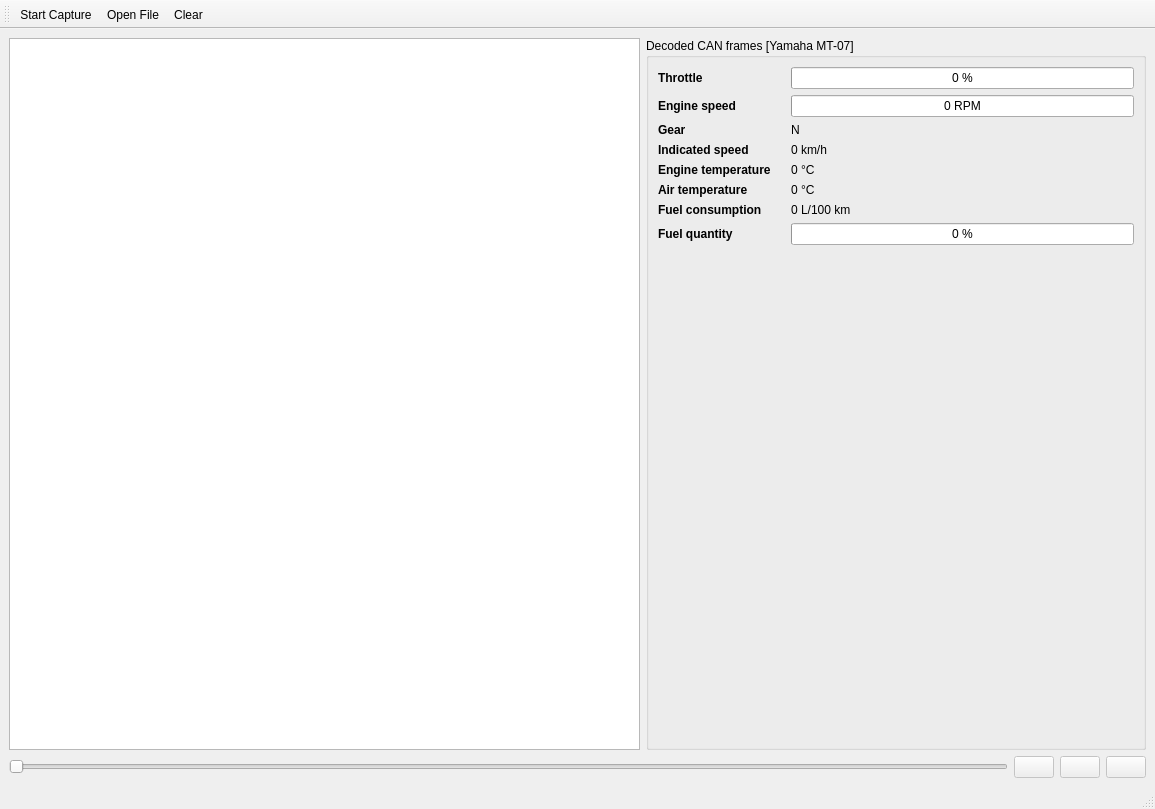
<?xml version="1.0" encoding="UTF-8"?>
<ui version="4.0">
 <class>Window</class>
 <widget class="QMainWindow" name="Window">
  <property name="geometry">
   <rect>
    <x>0</x>
    <y>0</y>
    <width>1155</width>
    <height>809</height>
   </rect>
  </property>
  <property name="windowTitle">
   <string>CAN Viewer</string>
  </property>
  <widget class="QWidget" name="centralwidget">
   <layout class="QVBoxLayout" name="verticalLayout">
    <item>
     <layout class="QHBoxLayout" name="horizontalLayout_2">
      <item>
       <widget class="QTreeView" name="frames_table">
        <property name="rootIsDecorated">
         <bool>false</bool>
        </property>
       </widget>
      </item>
      <item>
       <widget class="QGroupBox" name="groupBox">
        <property name="maximumSize">
         <size>
          <width>500</width>
          <height>16777215</height>
         </size>
        </property>
        <property name="title">
         <string>Decoded CAN frames [Yamaha MT-07]</string>
        </property>
        <layout class="QFormLayout" name="formLayout">
         <property name="horizontalSpacing">
          <number>20</number>
         </property>
         <item row="2" column="0">
          <widget class="QLabel" name="engineSpeedLabel">
           <property name="font">
            <font>
             <weight>75</weight>
             <bold>true</bold>
            </font>
           </property>
           <property name="text">
            <string>Engine speed</string>
           </property>
          </widget>
         </item>
         <item row="3" column="0">
          <widget class="QLabel" name="label">
           <property name="font">
            <font>
             <weight>75</weight>
             <bold>true</bold>
            </font>
           </property>
           <property name="text">
            <string>Gear</string>
           </property>
          </widget>
         </item>
         <item row="3" column="1">
          <widget class="QLabel" name="data_gear">
           <property name="text">
            <string>N</string>
           </property>
          </widget>
         </item>
         <item row="4" column="0">
          <widget class="QLabel" name="label_2">
           <property name="font">
            <font>
             <weight>75</weight>
             <bold>true</bold>
            </font>
           </property>
           <property name="text">
            <string>Indicated speed</string>
           </property>
          </widget>
         </item>
         <item row="4" column="1">
          <widget class="QLabel" name="data_speed">
           <property name="text">
            <string>0 km/h</string>
           </property>
          </widget>
         </item>
         <item row="5" column="0">
          <widget class="QLabel" name="label_4">
           <property name="font">
            <font>
             <weight>75</weight>
             <bold>true</bold>
            </font>
           </property>
           <property name="text">
            <string>Engine temperature</string>
           </property>
          </widget>
         </item>
         <item row="5" column="1">
          <widget class="QLabel" name="data_engine_temp">
           <property name="text">
            <string>0 °C</string>
           </property>
          </widget>
         </item>
         <item row="2" column="1">
          <widget class="QProgressBar" name="data_engine_speed">
           <property name="maximum">
            <number>14000</number>
           </property>
           <property name="value">
            <number>0</number>
           </property>
           <property name="format">
            <string>%v RPM</string>
           </property>
          </widget>
         </item>
         <item row="1" column="1">
          <widget class="QProgressBar" name="data_throttle">
           <property name="value">
            <number>0</number>
           </property>
           <property name="format">
            <string>%p %</string>
           </property>
          </widget>
         </item>
         <item row="1" column="0">
          <widget class="QLabel" name="throttleLabel">
           <property name="font">
            <font>
             <weight>75</weight>
             <bold>true</bold>
            </font>
           </property>
           <property name="text">
            <string>Throttle</string>
           </property>
          </widget>
         </item>
         <item row="6" column="0">
          <widget class="QLabel" name="airTemperatureLabel">
           <property name="font">
            <font>
             <weight>75</weight>
             <bold>true</bold>
            </font>
           </property>
           <property name="text">
            <string>Air temperature</string>
           </property>
          </widget>
         </item>
         <item row="6" column="1">
          <widget class="QLabel" name="data_air_temp">
           <property name="text">
            <string>0 °C</string>
           </property>
          </widget>
         </item>
         <item row="7" column="0">
          <widget class="QLabel" name="fuelConsumptionLabel">
           <property name="font">
            <font>
             <weight>75</weight>
             <bold>true</bold>
            </font>
           </property>
           <property name="text">
            <string>Fuel consumption</string>
           </property>
          </widget>
         </item>
         <item row="8" column="0">
          <widget class="QLabel" name="fuelQuantityLabel">
           <property name="font">
            <font>
             <weight>75</weight>
             <bold>true</bold>
            </font>
           </property>
           <property name="text">
            <string>Fuel quantity</string>
           </property>
          </widget>
         </item>
         <item row="8" column="1">
          <widget class="QProgressBar" name="data_fueld_qt">
           <property name="value">
            <number>0</number>
           </property>
           <property name="format">
            <string>%p %</string>
           </property>
          </widget>
         </item>
         <item row="7" column="1">
          <widget class="QLabel" name="data_fuel_consump">
           <property name="text">
            <string>0 L/100 km</string>
           </property>
          </widget>
         </item>
        </layout>
       </widget>
      </item>
     </layout>
    </item>
    <item>
     <layout class="QHBoxLayout" name="horizontalLayout">
      <item>
       <widget class="QSlider" name="frame_slider">
        <property name="enabled">
         <bool>false</bool>
        </property>
        <property name="orientation">
         <enum>Qt::Horizontal</enum>
        </property>
       </widget>
      </item>
      <item>
       <widget class="QPushButton" name="button_back">
        <property name="enabled">
         <bool>false</bool>
        </property>
        <property name="text">
         <string/>
        </property>
        <property name="icon">
         <iconset theme="media-seek-backward">
          <normaloff>.</normaloff>.</iconset>
        </property>
       </widget>
      </item>
      <item>
       <widget class="QPushButton" name="button_stop">
        <property name="enabled">
         <bool>false</bool>
        </property>
        <property name="text">
         <string/>
        </property>
        <property name="icon">
         <iconset theme="media-playback-pause">
          <normaloff>.</normaloff>.</iconset>
        </property>
       </widget>
      </item>
      <item>
       <widget class="QPushButton" name="button_forward">
        <property name="enabled">
         <bool>false</bool>
        </property>
        <property name="text">
         <string/>
        </property>
        <property name="icon">
         <iconset theme="media-seek-forward">
          <normaloff>.</normaloff>.</iconset>
        </property>
       </widget>
      </item>
     </layout>
    </item>
   </layout>
  </widget>
  <widget class="QStatusBar" name="statusbar"/>
  <widget class="QToolBar" name="toolBar">
   <property name="windowTitle">
    <string>toolBar</string>
   </property>
   <property name="toolButtonStyle">
    <enum>Qt::ToolButtonTextBesideIcon</enum>
   </property>
   <attribute name="toolBarArea">
    <enum>TopToolBarArea</enum>
   </attribute>
   <attribute name="toolBarBreak">
    <bool>false</bool>
   </attribute>
   <addaction name="action_start"/>
   <addaction name="action_open"/>
   <addaction name="action_clear"/>
  </widget>
  <action name="action_clear">
   <property name="icon">
    <iconset theme="edit-clear">
     <normaloff>.</normaloff>.</iconset>
   </property>
   <property name="text">
    <string>Clear</string>
   </property>
  </action>
  <action name="action_open">
   <property name="icon">
    <iconset theme="document-open">
     <normaloff>.</normaloff>.</iconset>
   </property>
   <property name="text">
    <string>Open File</string>
   </property>
   <property name="toolTip">
    <string>Open File</string>
   </property>
  </action>
  <action name="action_start">
   <property name="icon">
    <iconset theme="folder-download">
     <normaloff>.</normaloff>.</iconset>
   </property>
   <property name="text">
    <string>Start Capture</string>
   </property>
  </action>
 </widget>
 <resources/>
 <connections/>
</ui>
